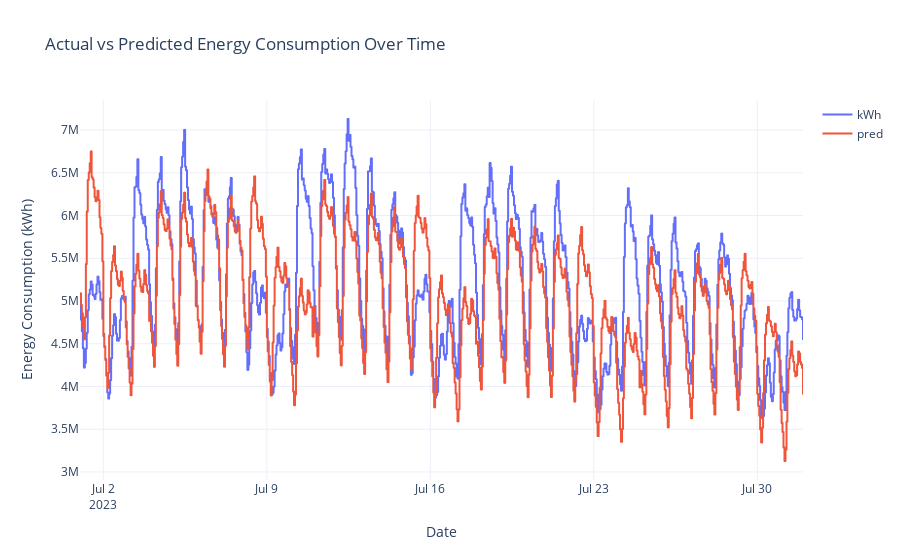

Notebook code cell kept with this figure:
### Code cell
# Create the figure with step lines for both actual and predicted values
fig = px.line(
    preds_24.reset_index(),
    x="datetime",
    y=["kWh", "pred"],
    labels={
        "datetime": "Date",
        "value": "Energy Consumption (kWh)",
        "variable": "Series",
    },
    title="Actual vs Predicted Energy Consumption Over Time",
    line_shape="hv",  # Set line shape to horizontal-vertical for step chart
)

# Customize the layout
fig.update_layout(
    template="plotly_white",
    legend=dict(title=""),
    xaxis_title="Date",
    yaxis_title="Energy Consumption (kWh)",
)

# Show the figure
fig.show()

### Figure 1 — Plotly figure (JSON) as saved in the notebook; plotly's stock layout.template omitted (floating-point values rounded to 4 significant figures; data arrays with more than 128 entries replaced by an {"elided": "..."} marker saying what was removed)
{"data": [{"hovertemplate": "Series=kWh<br>Date=%{x}<br>Energy Consumption (kWh)=%{y}<extra></extra>", "legendgroup": "kWh", "line": {"color": "#636efa", "dash": "solid", "shape": "hv"}, "marker": {"symbol": "circle"}, "mode": "lines", "name": "kWh", "showlegend": true, "type": "scattergl", "x": {"elided": "744 str values"}, "xaxis": "x", "y": {"elided": "744 float values"}, "yaxis": "y"}, {"hovertemplate": "Series=pred<br>Date=%{x}<br>Energy Consumption (kWh)=%{y}<extra></extra>", "legendgroup": "pred", "line": {"color": "#EF553B", "dash": "solid", "shape": "hv"}, "marker": {"symbol": "circle"}, "mode": "lines", "name": "pred", "showlegend": true, "type": "scattergl", "x": {"elided": "744 str values"}, "xaxis": "x", "y": {"elided": "744 float values"}, "yaxis": "y"}], "layout": {"legend": {"title": {"text": ""}, "tracegroupgap": 0}, "title": {"text": "Actual vs Predicted Energy Consumption Over Time"}, "xaxis": {"anchor": "y", "domain": [0, 1], "title": {"text": "Date"}}, "yaxis": {"anchor": "x", "domain": [0, 1], "title": {"text": "Energy Consumption (kWh)"}}}}
